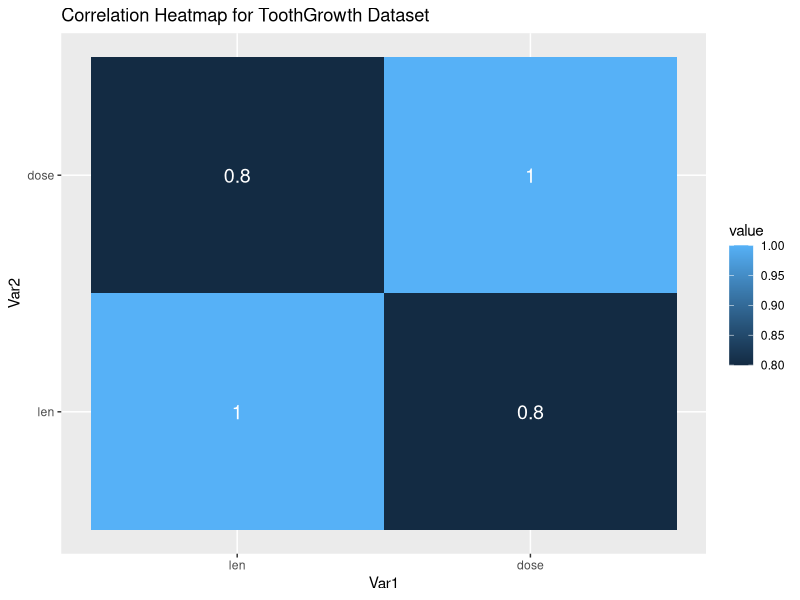

Generate this figure with R:
data(ToothGrowth)
View(ToothGrowth)
head(ToothGrowth)

cor(ToothGrowth[, c("len", "dose")])
cor.test(ToothGrowth$len, ToothGrowth$dose, method = "pearson")

install.packages("reshape2")
install.packages("ggplot2")

library(reshape2)
library(ggplot2)

corr_mat <- round(cor(ToothGrowth[, c("len", "dose")]), 2)
print(corr_mat)

melted_corr_mat <- melt(corr_mat)
print(melted_corr_mat)

ggplot(data = melted_corr_mat, aes(x = Var1, y = Var2, fill = value)) +
  geom_tile() +
  geom_text(aes(label = value), color = "white", size = 5) +
  ggtitle("Correlation Heatmap for ToothGrowth Dataset")
